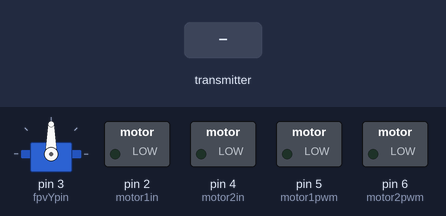
Bench run of a sketch on a simulated Arduino Uno, built with avr-gcc and run on an emulated ATmega328P. Shown: servo, switched loads named in the sketch (green lamp = pin HIGH). Inputs (shaded band) come from the test bench. No radio packets arrive unless stated.

Above: at 1.3 s.
1.4 s: the transmitter starts sending values.0 = 0
At 2.6 s:
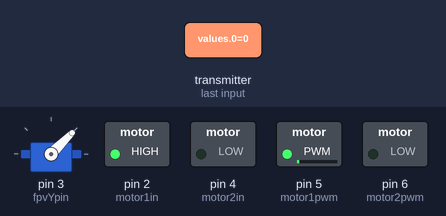
2.9 s: the transmitter starts sending values.1 = 64
At 3.9 s:
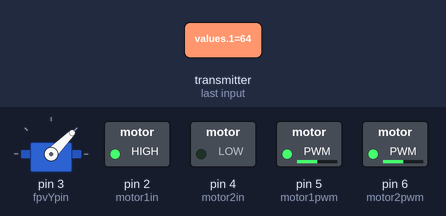
4.4 s: the transmitter starts sending values.3 = 64
At 5.0 s:
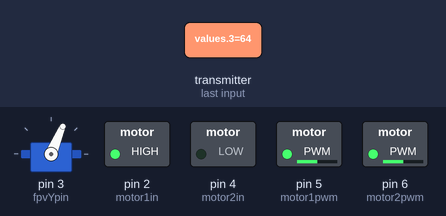
5.9 s: the transmitter starts sending values.0 = 64
At 6.2 s:
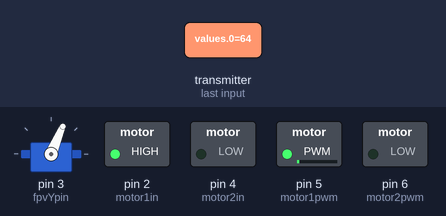
7.4 s: the transmitter starts sending values.1 = 0
At 8.5 s:
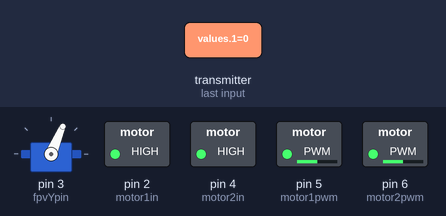
8.9 s: the transmitter starts sending values.3 = 0
At 9.6 s:
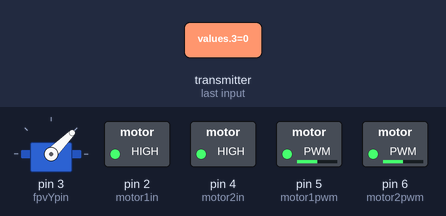
Timing chart, 0 to 11.4 s (numbered marks = the images above; inputs shaded):
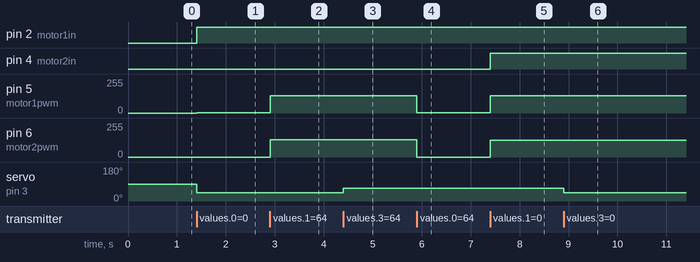

The sketch:

RX.ino
```cpp
#include <SPI.h>
#include <nRF24L01.h>
#include <RF24.h>
#include <Servo.h>

#define motor1in 2
#define motor1pwm 5
#define motor2in 4
#define motor2pwm 6
#define fpvYpin 3

RF24 radio(9, 10);
byte address[][6] = {"1Node", "2Node", "3Node", "4Node", "5Node", "6Node"}; //возможные номера труб
byte values[4] = {0, 0, 0, 0};
Servo fpvY;


void setup() {
  fpvY.attach(fpvYpin);
  Serial.begin(9600);
  Serial.setTimeout(10);
  motorSetup();
  rxSetup();
  delay(100);
}


void loop()
{
  if (radio.available())
  {
    while (radio.available())
    {
      radio.read(&values, sizeof(values));

      setMotors(map(values[0], 0, 255, -255, 255), map(values[1], 0, 255, -255, 255));
      fpvY.write(map(values[3], 0, 255, 45, 135));
    }
  }
}


void setMotors(int inx, int iny) // -255 to 255
{
  setMotor(iny + inx, motor1pwm, motor1in);
  setMotor(iny - inx, motor2pwm, motor2in);
}
void setMotor(int mspeed, int pinPwm, int pinIn)
{
  if (mspeed > 0) // forward
  {
    analogWrite(pinPwm, mspeed);
    digitalWrite(pinIn, 0);
  }
  else if (mspeed < 0) // back
  {
    analogWrite(pinPwm, 255 + mspeed);
    digitalWrite(pinIn, 1);
  }
  else // brake
  {
    digitalWrite(pinPwm, 0);
    digitalWrite(pinIn, 0);
  }
}


void motorSetup()
{
  pinMode(motor1in, OUTPUT);
  pinMode(motor2in, OUTPUT);

  pinMode(motor1pwm, OUTPUT);
  pinMode(motor2pwm, OUTPUT);
}


void rxSetup()
{
  radio.begin();              // активировать модуль
  //radio.setAutoAck(1);        // режим подтверждения приёма, 1 вкл 0 выкл
  //radio.setRetries(0, 15);    // (время между попыткой достучаться, число попыток)
  //radio.enableAckPayload();   // разрешить отсылку данных в ответ на входящий сигнал
  radio.setPayloadSize(4);   // размер пакета, в байтах // 32

  radio.openReadingPipe(1, address[5]);   // хотим слушать трубу 0
  radio.setChannel(0x79);     // выбираем канал (в котором нет шумов!)

  radio.setPALevel (RF24_PA_LOW);   // уровень мощности передатчика. На выбор RF24_PA_MIN, RF24_PA_LOW, RF24_PA_HIGH, RF24_PA_MAX
  radio.setDataRate (RF24_250KBPS); // скорость обмена. На выбор RF24_2MBPS, RF24_1MBPS, RF24_250KBPS
  //должна быть одинакова на приёмнике и передатчике!
  //при самой низкой скорости имеем самую высокую чувствительность и дальность!!

  radio.powerUp();        // начать работу
  radio.startListening(); // начинаем слушать эфир, мы приёмный модуль
}
```

Measured:
- after the input at 1.4 s, pin 2 (motor1in): LOW → HIGH at once; pin 5 (motor1pwm): 0/255 → 1/255 at once; servo on pin 3 (fpvYpin): 90° → 45° at once
- after the input at 2.9 s, pin 5 (motor1pwm): 1/255 → 129/255 at once; pin 6 (motor2pwm): 0/255 → 128/255 at once
- after the input at 4.4 s, servo on pin 3 (fpvYpin): 45° → 67° at once
- after the input at 5.9 s, pin 5 (motor1pwm): 129/255 → 1/255 at once; pin 6 (motor2pwm): 128/255 → 0/255 at once
- after the input at 7.4 s, pin 4 (motor2in): LOW → HIGH at once; pin 5 (motor1pwm): 1/255 → 129/255 at once; pin 6 (motor2pwm): 0/255 → 127/255 at once
- after the input at 8.9 s, servo on pin 3 (fpvYpin): 67° → 45° at once
